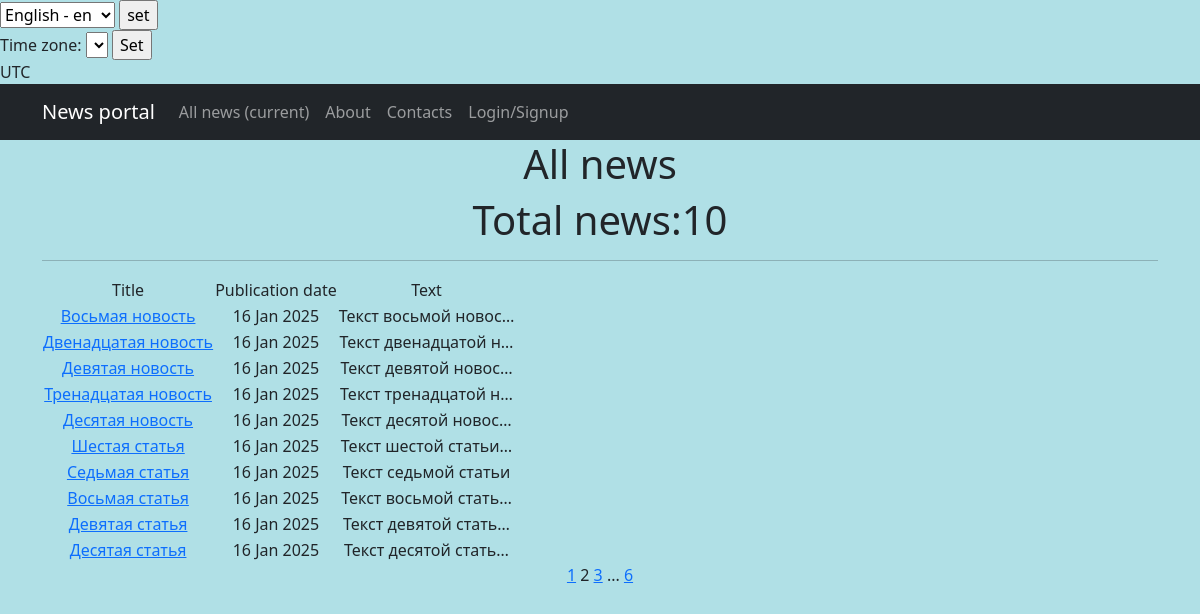
Screenshot of /?page=2 with the database file from the repository.
### news_app/models.py (models this page shows, shortened)
class Post(models.Model):
    ARTICLE = 'AR'
    NEWS = 'NW'
    POST_TYPES = [
        (ARTICLE, 'Article'),
        (NEWS, 'News'),
    ]
    author = models.ForeignKey(Author, on_delete=models.CASCADE)
    type = models.CharField(max_length=2, choices=POST_TYPES, default=NEWS)
    created_at = models.DateTimeField(auto_now_add=True)
    categories = models.ManyToManyField(Category, through='PostCategory', verbose_name = pgettext_lazy('help text for Post model', 'This is the help text'),)
    title = models.CharField(max_length=128)
    text = models.TextField()
    rating = models.IntegerField(default=0)
    is_active = models.BooleanField(default=True)

### news_app/views.py (the view)
# urls.py: path('', cache_page(60)(PostsList.as_view()), name='post_list'),
class PostsList(ListView):
    model = Post
    ordering = 'created_at'
    template_name = 'news.html'
    context_object_name = 'posts'
    paginate_by = 10  # вот так мы можем указать количество записей на странице

### news_app/templatetags/censor_filters.py (called while the page is built)
@register.filter(name='censor')
def censor(value):
    if not isinstance(value, str):
        raise ValueError("Censor filter can only be applied to strings.")
    for word in BAD_WORDS:
        value = value.replace(word, f"{word[0]}{'*' * (len(word) - 1)}")
        value = value.replace(word.capitalize(), f"{word[0]}{'*' * (len(word) - 1)}")
    return value

### templates/news.html (shortened to what this page needs)
{% extends 'flatpages/default.html' %}
{% load censor_filters %}
{% load i18n %}
            {% get_available_languages as LANGUAGES %}
            {% get_language_info_list for LANGUAGES as languages %}
{% block content %}
    <h1>{% trans "All news" %}</h1>
    <h1>{% trans "Total news:" %}{{ posts|length }}</h1>
    <hr>
    {% if posts %}
        <table>
            <tr>
                <td>{% trans "Title" %}</td>
                <td>{% trans "Publication date"%}</td>
                <td>{% trans "Text" %}</td>
            </tr>
            {% for post in posts %}
            <tr>
                <td>
                    <a href="{% url 'post_detail' post.pk %}">{{ post.title|censor }}</a>
                </td>
                <td>{{ post.created_at|date:'d M Y'  }}</td>
                <td>{{ post.text|truncatechars:20|censor }}</td>
            </tr>
            {% endfor %}
        </table>
    {% else %}
        <h2>{% trans "There is no news!" %}</h2>
    {% endif %}
    {% if page_obj.has_previous %}
        <a href="?page=1">1</a>
    {% endif %}
    {{ page_obj.number }}
    {% if page_obj.has_next %}
        <a href="?page={{ page_obj.next_page_number }}">{{ page_obj.next_page_number }}</a>
        {% if paginator.num_pages != page_obj.next_page_number %}
            ...
            <a href="?page={{ page_obj.paginator.num_pages }}">{{ page_obj.paginator.num_pages }}</a>
        {% endif %}
    {% endif %}
{% endblock content %}

### rows the page displays
Post: title|censor "Восьмая новость", created_at "16 Jan 2025", text|censor "Текст восьмой новос…"
Post: title|censor "Двенадцатая новость", created_at "16 Jan 2025", text|censor "Текст двенадцатой н…"
Post: title|censor "Девятая новость", created_at "16 Jan 2025", text|censor "Текст девятой новос…"
Post: title|censor "Тренадцатая новость", created_at "16 Jan 2025", text|censor "Текст тренадцатой н…"
Post: title|censor "Десятая новость", created_at "16 Jan 2025", text|censor "Текст десятой новос…"
Post: title|censor "Шестая статья", created_at "16 Jan 2025", text|censor "Текст шестой статьи…"
Post: title|censor "Седьмая статья", created_at "16 Jan 2025", text|censor "Текст седьмой статьи"
Post: title|censor "Восьмая статья", created_at "16 Jan 2025", text|censor "Текст восьмой стать…"
Post: title|censor "Девятая статья", created_at "16 Jan 2025", text|censor "Текст девятой стать…"
Post: title|censor "Десятая статья", created_at "16 Jan 2025", text|censor "Текст десятой стать…"

### other values shown
{{ TIME_ZONE }} "UTC"
{{ posts|length }} "10"
{{ page_obj.number }} "2"
{{ page_obj.next_page_number }} "3"
{{ page_obj.paginator.num_pages }} "6"
form field language "English - en"
